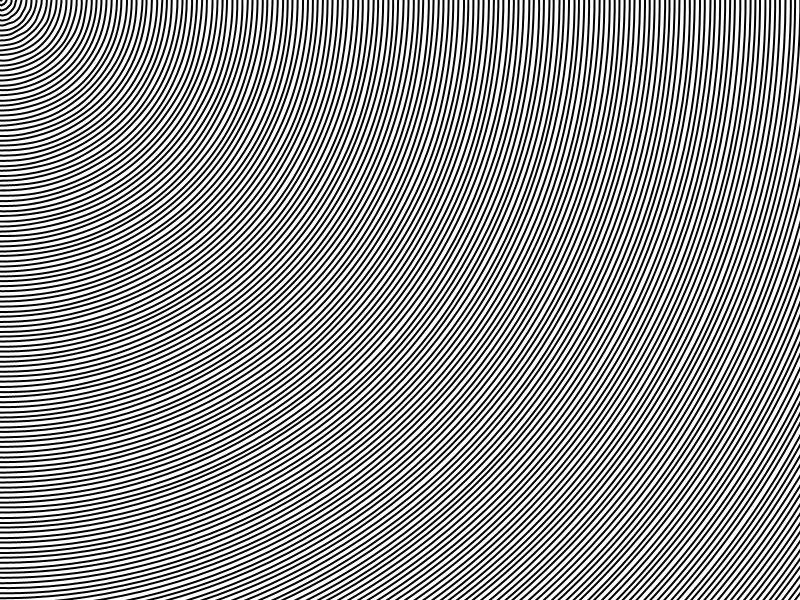
Frame 1 (no input)
Frame 60 (the mouse pressed at the canvas centre just before this capture): identical to frame 1, image omitted
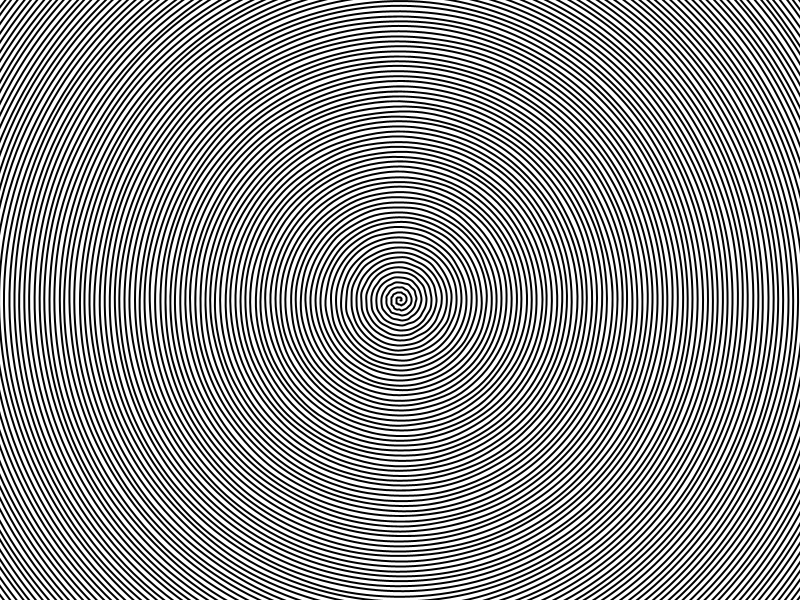
Frame 120 (the mouse held since frame 60 and released just before this capture)

The Processing sketch that drew these frames (run headless with seeded random() and noise(); from frame 60 on, the mouse is pressed at the canvas centre):

// Processing sketch: processing_77457
// ── processing_77457.pde


void setup () {
  size(800, 600);
  background(255);
  smooth();
  
}
void draw () {
  background(255);
  translate(mouseX,mouseY);//(mouseX+random(-1,1),mouseY+random(-1,1));
  strokeWeight(2);
  beginShape();
  for(int i=1;i<5000;i++)

  {
    curveVertex((i*0.2)*sin(i/4.0),(i*0.2)*cos(i/4.0));
  }
  endShape();
}
